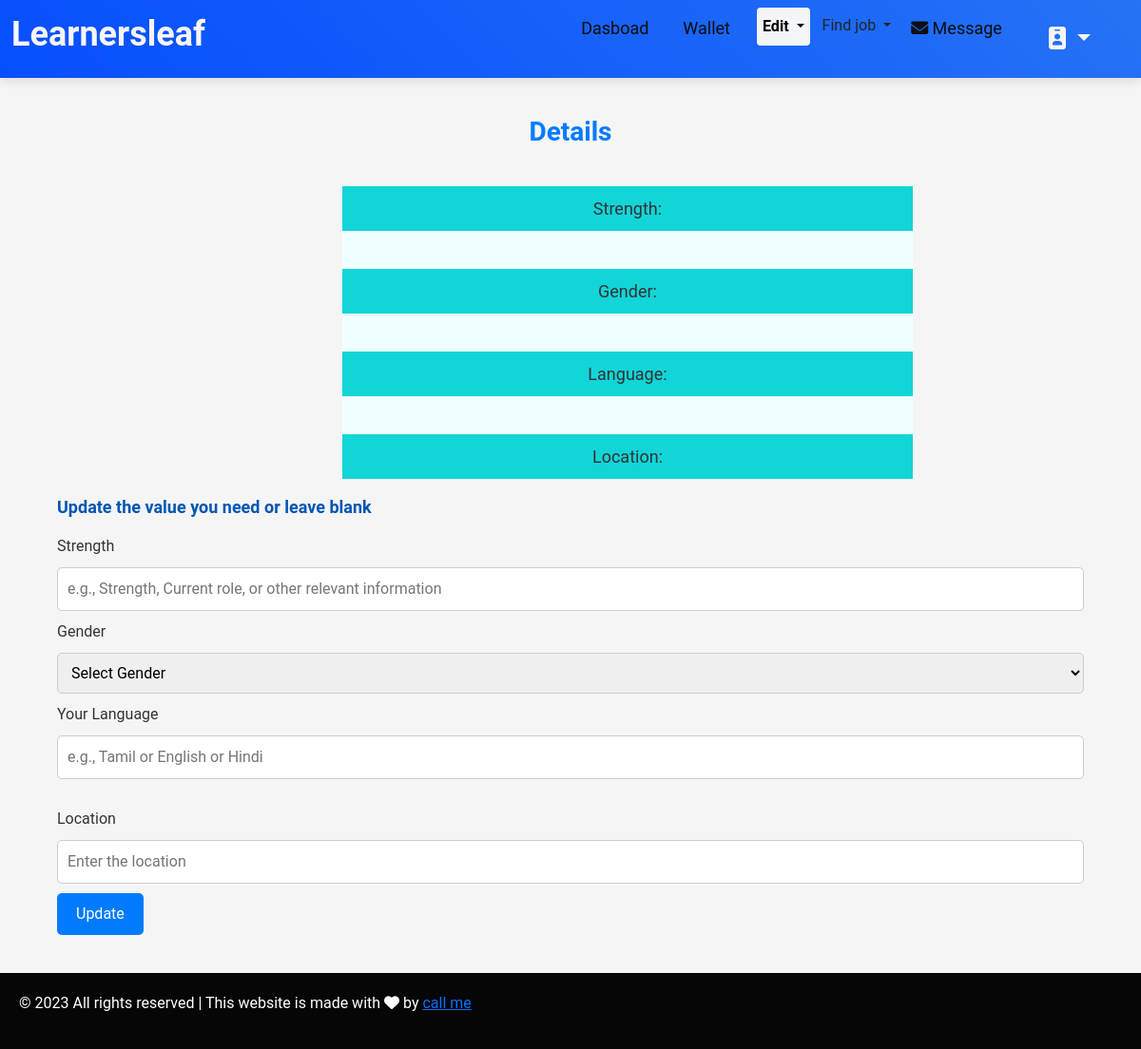
The page /t_basic/ipcsnandha@gmail.com on the database as committed earlier.
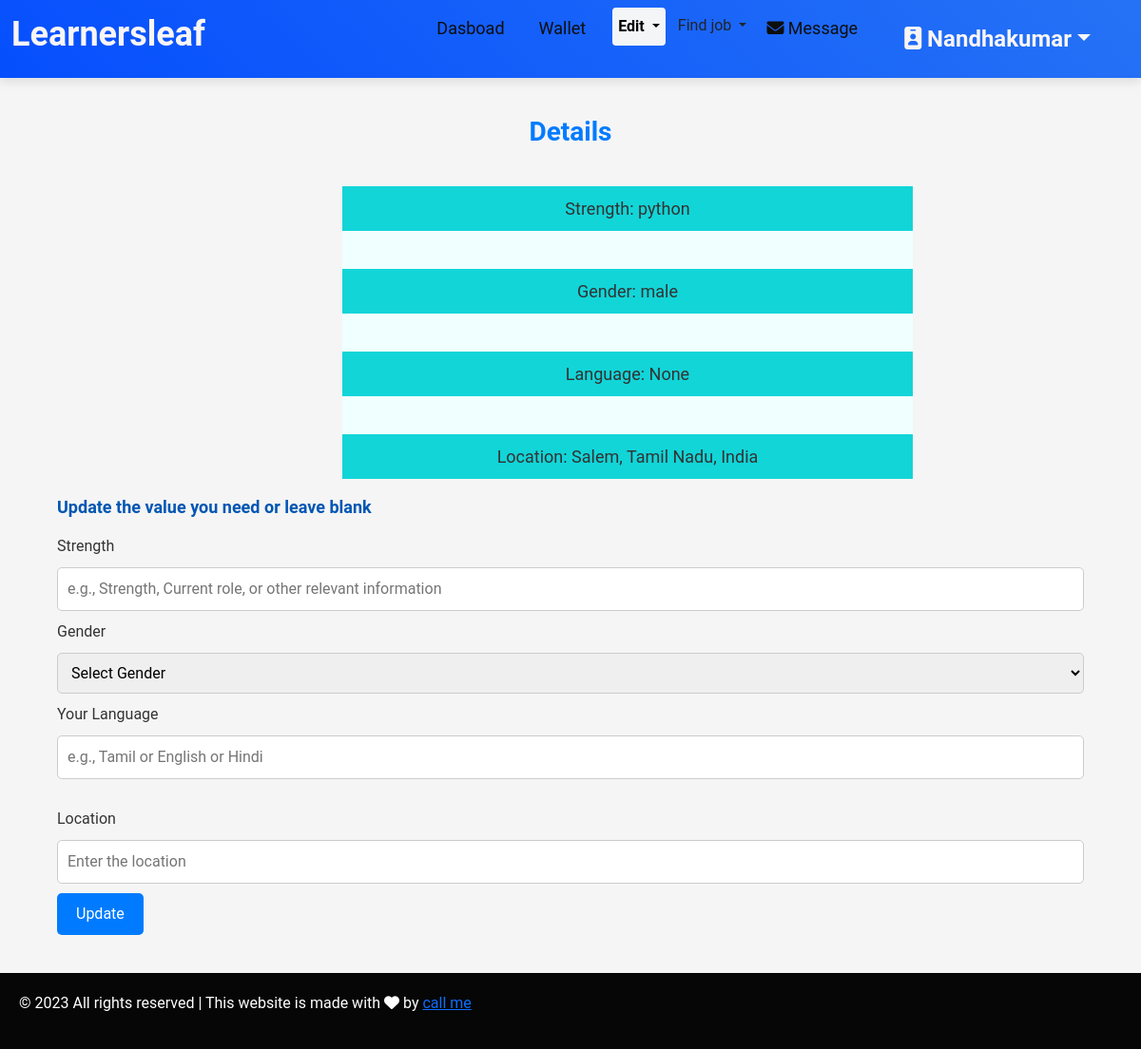
The same page on the database as committed later.
### kovai_app/models.py (models this page shows, shortened)
class TutorRegistration(models.Model):
    GENDER_CHOICES = [
        ('male', 'Male'),
        ('female', 'Female'),
    ]
    TEACHING_TYPES = [
        ('individual_teaching', 'Individual Teaching'),
        ('teaching_company', 'Teaching Company'),
    ]
    DEGREE_TYPES = [
        ('Secondary', 'Secondary'),
        ('Higher_Secondary', 'Higher Secondary'),
        ('Diploma', 'Diploma'),
        ('Graduation', 'Graduation'),
        ('AdvancedDiploma', 'Advanced Diploma'),
        ('PostGraduation', 'Post Graduation'),
        ('Doctorate/PhD', 'Doctorate/PhD'),
        ('Certification', 'Certification'),
        ('Other', 'Other'),
    ]
    ASSOCIATION_CHOICES = [
        ('parttime', 'Part time'),
        ('fulltime', 'Full time'),
        ('Correspondence', 'Correspondence / Distance Learning'),
    ]
    FEE_CHOICES = [
        ('per_hour', 'per hour'),
        ('per_month', 'per month'),
        ('per_year', 'per year'),
    ]
    INTEREST_CHOICES = [
        ('online_teaching', 'Online teaching'),
        ('offline_teaching', 'Offline teaching'),
        ('full_time', 'Full Time'),
        ('part_time', 'Part Time'),
        ('both', 'Both'),
    ]
    user = models.OneToOneField(User, on_delete=models.CASCADE,null=True,blank=True)
    name = models.CharField(max_length=255)
    email = models.EmailField()
    password = models.CharField(max_length=255)
    confirm_password = models.CharField(max_length=255)
    types = models.CharField(max_length=50, choices=TEACHING_TYPES, null=True, blank=True)
    strength = models.CharField(max_length=255, null=True, blank=True)
    gender = models.CharField(max_length=10, choices=GENDER_CHOICES, null=True, blank=True)
    date_of_birth = models.DateField(null=True, blank=True)
    language = models.CharField(max_length=50, choices=TEACHING_TYPES, null=True, blank=True)
    language_two=models.CharField(max_length=50, choices=TEACHING_TYPES, null=True, blank=True)
    language_three=models.CharField(max_length=50, choices=TEACHING_TYPES, null=True, blank=True)
    language_four=models.CharField(max_length=50, choices=TEACHING_TYPES, null=True, blank=True)
    language_five=models.CharField(max_length=50, choices=TEACHING_TYPES, null=True, blank=True)
    location = models.CharField(max_length=255, null=True, blank=True)
    post_code = models.CharField(max_length=20, null=True, blank=True)
    subject = models.CharField(max_length=255, null=True, blank=True)
    from_level = models.CharField(max_length=255, null=True, blank=True)
    institution_name = models.CharField(max_length=255, null=True, blank=True)
    degree_type = models.CharField(max_length=50, choices=DEGREE_TYPES, null=True, blank=True)
    degree_name = models.CharField(max_length=255, null=True, blank=True)
    specialisation= models.CharField(max_length=255, null=True, blank=True)
    institution_name_two = models.CharField(max_length=255, null=True, blank=True)
    institution_name_three = models.CharField(max_length=255, null=True, blank=True)
    institution_name_four = models.CharField(max_length=255, null=True, blank=True)
    institution_name_five = models.CharField(max_length=255, null=True, blank=True)
    degree_type_two = models.CharField(max_length=50, choices=DEGREE_TYPES, null=True, blank=True)
    degree_name_two = models.CharField(max_length=255, null=True, blank=True)
    degree_type_three = models.CharField(max_length=50, choices=DEGREE_TYPES, null=True, blank=True)
    degree_name_three = models.CharField(max_length=255, null=True, blank=True)
    degree_type_four = models.CharField(max_length=50, choices=DEGREE_TYPES, null=True, blank=True)
    degree_name_four = models.CharField(max_length=255, null=True, blank=True)
    degree_type_five = models.CharField(max_length=50, choices=DEGREE_TYPES, null=True, blank=True)
    degree_name_five = models.CharField(max_length=255, null=True, blank=True)
    specialisation_two= models.CharField(max_length=255, null=True, blank=True)
    specialisation_three= models.CharField(max_length=255, null=True, blank=True)
    specialisation_four= models.CharField(max_length=255, null=True, blank=True)
    specialisation_five= models.CharField(max_length=255, null=True, blank=True)
    company_name = models.CharField(max_length=255, null=True, blank=True)
    job_roll = models.CharField(max_length=255, null=True, blank=True)
    company_name_two = models.CharField(max_length=255, null=True, blank=True)
    job_roll_two = models.CharField(max_length=255, null=True, blank=True)
    company_name_three = models.CharField(max_length=255, null=True, blank=True)
    job_roll_three = models.CharField(max_length=255, null=True, blank=True)
    company_name_four = models.CharField(max_length=255, null=True, blank=True)
    job_roll_four = models.CharField(max_length=255, null=True, blank=True)
    company_name_five = models.CharField(max_length=255, null=True, blank=True)
    job_roll_five = models.CharField(max_length=255, null=True, blank=True)
    year_of_experience=models.CharField(max_length=255, null=True, blank=True)
    year_of_experience_two=models.CharField(max_length=255, null=True, blank=True)
    year_of_experience_three=models.CharField(max_length=255, null=True, blank=True)
    year_of_experience_four=models.CharField(max_length=255, null=True, blank=True)
    year_of_experience_five=models.CharField(max_length=255, null=True, blank=True)
    i_charge = models.CharField(max_length=20, choices=FEE_CHOICES, null=True, blank=True)
    min_fee = models.DecimalField(max_digits=10, decimal_places=2, null=True, blank=True)
    max_fee = models.DecimalField(max_digits=10, decimal_places=2, null=True, blank=True)
    classes = models.CharField(max_length=20, choices=FEE_CHOICES, null=True, blank=True)
    other_subject = models.CharField(max_length=20, choices=FEE_CHOICES, null=True, blank=True)
    language_subject = models.CharField(max_length=20, choices=FEE_CHOICES, null=True, blank=True)
    curriculum= models.CharField(max_length=20, choices=FEE_CHOICES, null=True, blank=True)
    willing_to_travel = models.CharField(
        max_length=3,
        choices=[('yes', 'Yes'), ('no', 'No')],
        default='no',
        null=True,
        blank=True
    )
    available_for_online_teaching = models.CharField(
        max_length=3,
        choices=[('yes', 'Yes'), ('no', 'No')],
        default='no',
        null=True,
        blank=True
    )
    help_with_homework = models.CharField(
        max_length=3,
        choices=[('yes', 'Yes'), ('no', 'No')],
        default='no',
        null=True,
        blank=True
    )
    full_time_teacher = models.CharField(
        max_length=3,
        choices=[('yes', 'Yes'), ('no', 'No')],
        default='no',
        null=True,
        blank=True
    )
    interested_in = models.CharField(max_length=20, choices=INTEREST_CHOICES, null=True, blank=True)
    s_profile_description = models.TextField(null=True, blank=True)
    profile_description = models.TextField(null=True, blank=True)
    id_proof = models.ImageField(upload_to=upload_to, null=True, blank=True)
    profile_photo = models.ImageField(upload_to=upload_to,null=True)
    phone = models.CharField(max_length=15 ,null=True, blank=True)
    email_otp=models.BigIntegerField(null=True,blank=True)
    filename=models.CharField(max_length=500, choices=INTEREST_CHOICES, null=True, blank=True)
    coin=models.IntegerField(null=True, blank=True)
    review=models.IntegerField(null=True, blank=True)

### kovai_app/views.py (the view, shortened to what this page needs)
# urls.py: path('t_basic/<email>',views.t_basic, name='t_basic'),
def t_basic(request,email):
    a=TutorRegistration.objects.filter(email=email).first()
    return render(request,"t_basic_detail.html",{"account":a})

### kovai_app/templates/t_basic_detail.html (shortened to what this page needs)
<!DOCTYPE html>
<html lang="en">
<head>
    <link href="https://cdn.jsdelivr.net/npm/bootstrap@5.3.3/dist/css/bootstrap.min.css" rel="stylesheet">
    <link rel="stylesheet" href="https://cdnjs.cloudflare.com/ajax/libs/font-awesome/6.6.0/css/all.min.css" />
</head>
<body>
    <nav class="navbar navbar-expand-lg navbar-light " >
        <div class="container-fluid">
            <a class="navbar-brand " href="#"><h2 style="font-weight: bold; color: #f9f5f5; font-size: 36px;">Learnersleaf</h2>
            </a>
            <div class="collapse navbar-collapse" id="navbarNav">
                <ul class="navbar-nav ms-auto">
                    <li class="nav-item">
                        <a class="nav-link " href="/teacher_dashboard/{{account.email}}">Dasboad</a>
                    </li>
                    <li class="nav-item">
                        <a class="nav-link  " href="/t_wallet/{{account.email}}">Wallet</a>
                    </li>
                    <li class="nav-item ">
                        <div class="dropdown">
                            <button type="button" class=" active  dropdown-toggle" data-bs-toggle="dropdown">
                                Edit
                            </button>
                        </div>
                    </li>
                    <li class="nav-item">
                        <div class="dropdown">
                            <button type="button" class="btn dropdown-toggle" data-bs-toggle="dropdown" >
                                Find job
                            </button>
                        </div>
                    </li>
                    <li class="nav-item  ">
                     <a href="/teacher_inbox/{{account.email}}" class="nav-link" > <i class="fa-solid fa-envelope"  ></i>&nbsp;Message</a>
                </li>
                <li class="nav-item">
                <div class="dropdown nav-link "><div class="btn  dropdown-toggle" data-bs-toggle="dropdown" style="font-size: 24px; font-weight: bold; color:  #f9f5f5;;" ><i class="fa-solid fa-id-badge"  ></i> {{account.name|title}}</div>
    </div>
            </li>
                </ul>
            </div>
        </div>
    </nav>
    <h3  class="section-heading"> Details </h3>
<div class="main">
    <div class="detail">
        <ul>
            <li>Strength: <span id="display-strength">{{account.strength}}</span></li>
            <li>Gender: <span id="display-gender">{{account.gender}}</span></li>
            <li>Language: <span id="display-language">{{account.language}}</span></li>
            <li>Location: <span id="display-location">{{account.location}}</span></li>
        </ul>
    </div>
    <p  style="font-size: 18px; margin-left: 0; color: #0056b3; font-weight: bold;">Update the value you need or leave blank</p>
    <form action="/t_basic/{{account.email}}" method="POST" onsubmit="return validateForm()">
        <label>Strength</label>
        <input type="text" name="strength" id="strength" placeholder="e.g., Strength, Current role, or other relevant information">
        <label>Gender</label>
        <select name="gender" id="gender">
            <option value="">Select Gender</option>
        </select>
        <label>Your Language</label>
        <input type="text" name="language" id="language" placeholder="e.g., Tamil or English or Hindi">
        <div class="location">
            <label>Location</label>
            <input type="text" placeholder="Enter the location" id="box" autocomplete="off" name="location">
        </div>
        <input type="submit" value="Update">
    </form>
</div>
    <div class="footer">
        <p>&copy; 2023 All rights reserved | This website is made with <i
            class="fa-solid fa-heart"></i> by <a href="https://www.linkedin.com
            /in/krishnachandra-9a8a3a1a5/"> call me</a>
            </p>
    </div>
</body>
</html>

Rows that differ between the two databases and show on the page:
added TutorRegistration: name "Nandhakumar", strength "python", gender "male", language "None", location "Salem, Tamil Nadu, India"
